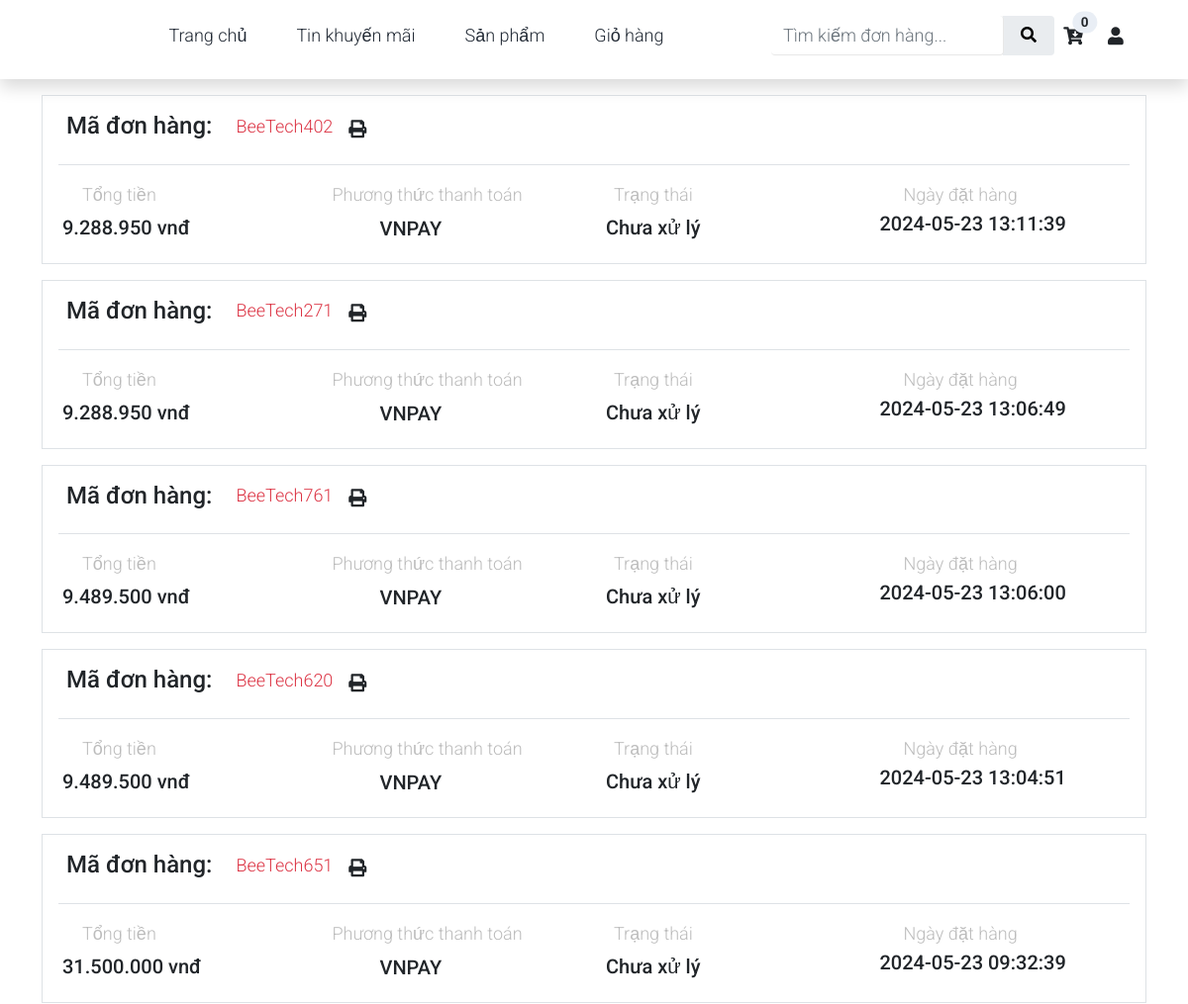
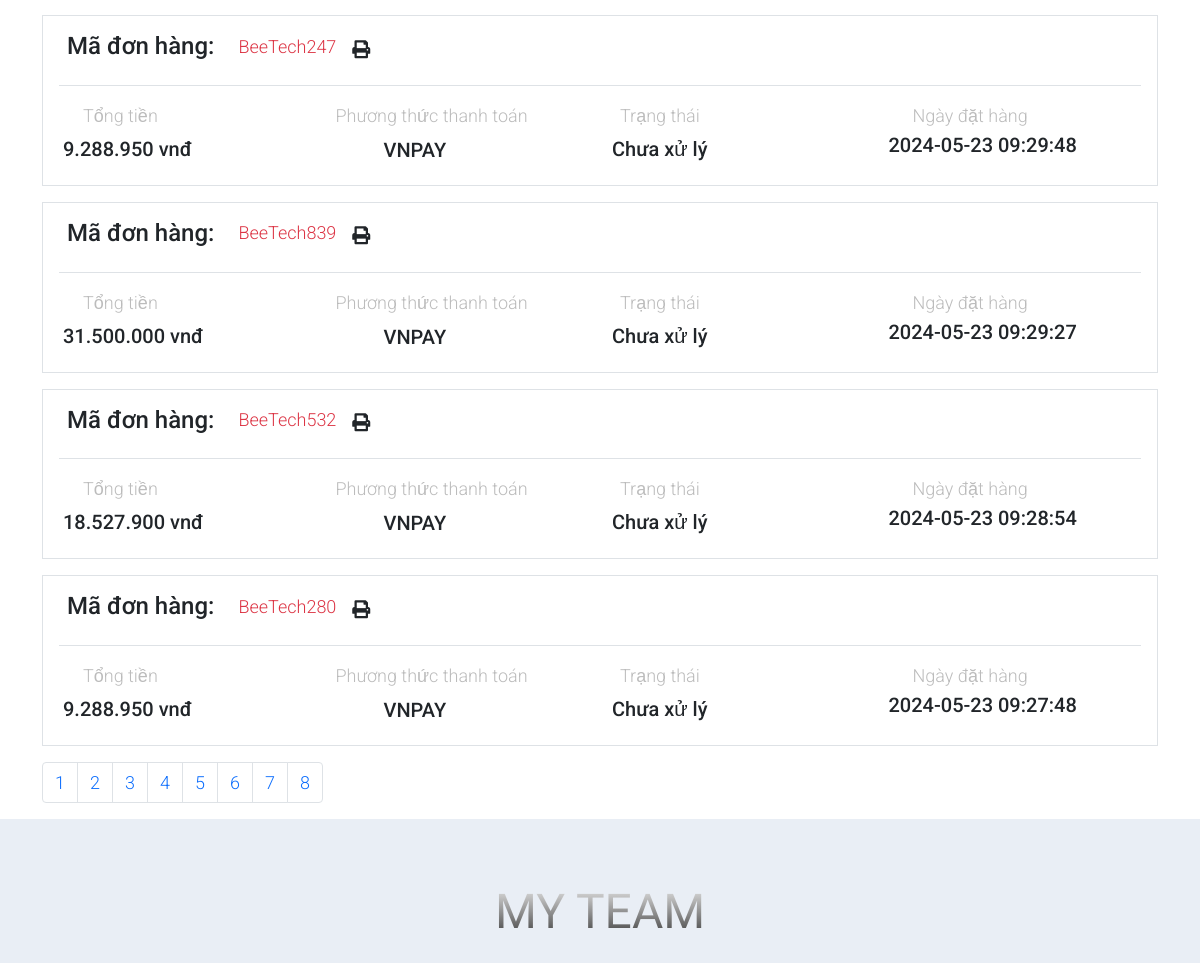
/index.php?act=history (upper part), run on an earlier commit of the app's database (2 pictures, top to bottom).
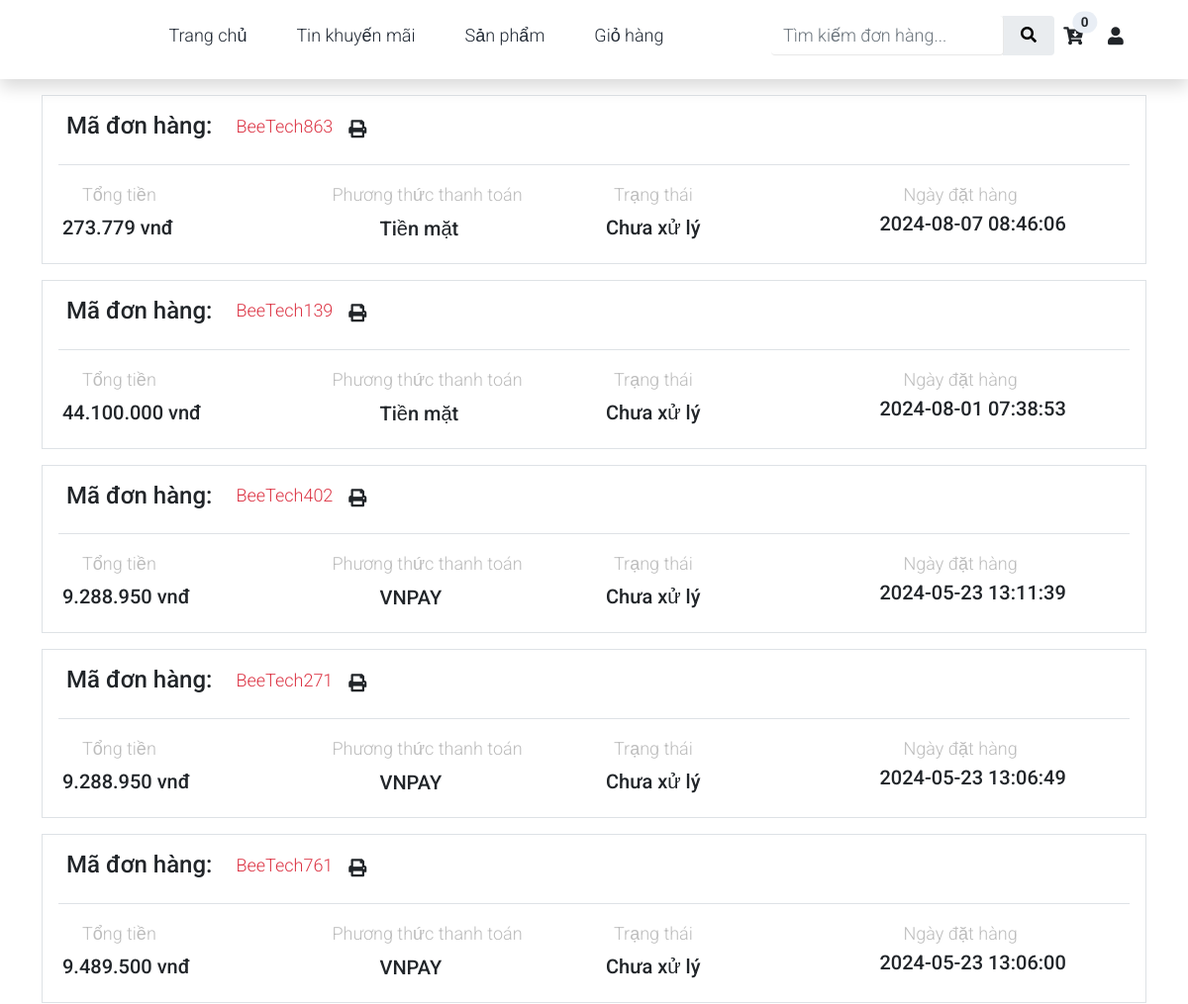
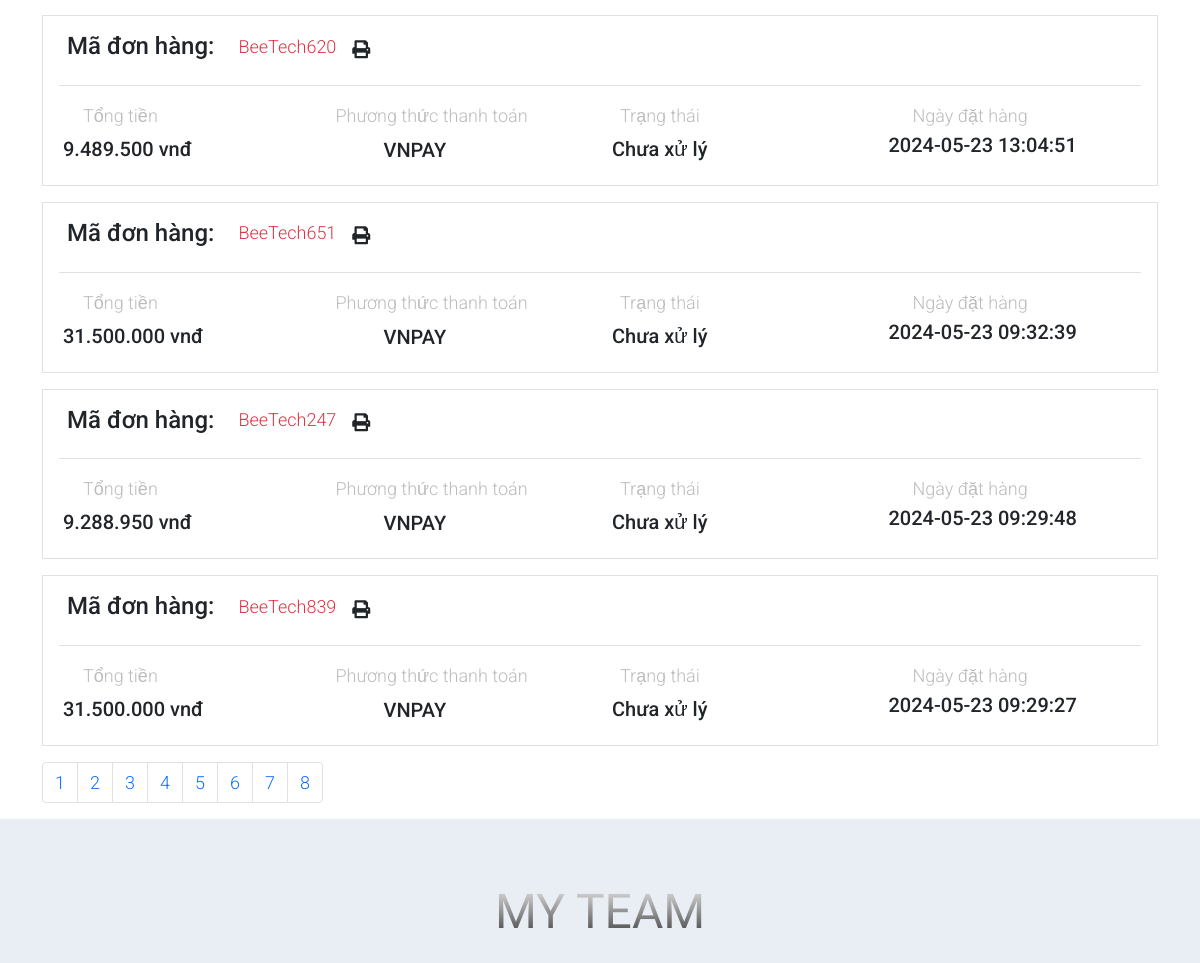
And on a later commit of the database (2 pictures, top to bottom).
### tables this page shows
CREATE TABLE `carts` (
  `cart_id` int(11) NOT NULL,
  `code_cart` varchar(50) NOT NULL,
  `user_id` int(11) NOT NULL,
  `fullname` varchar(100) NOT NULL,
  `address` varchar(100) NOT NULL,
  `email` varchar(100) NOT NULL,
  `telephone` varchar(10) NOT NULL,
  `total` int(11) NOT NULL,
  `pay_method` int(50) NOT NULL COMMENT '1:Tiền mặt;2:Chuyển khoản;3:VNPAY',
  `pay_status` tinyint(1) NOT NULL DEFAULT 0 COMMENT '0: Chưa thanh toán;\r\n1: Đã thanh toán',
  `cart_status` tinyint(1) NOT NULL DEFAULT 0 COMMENT '0: Chưa xử lý;\r\n1: Đã xác nhận; \r\n2: Đang giao hàng\r\n3: Hoàn tất',
  `cart_date` timestamp NOT NULL DEFAULT current_timestamp()
);

### config/db.php (called while the page is built, shortened)
<?php
class Database
{
    private $host = "localhost";
    private $username = "root";
    private $password = "123456";
    private $db = "app";
    private $conn;
    public function __construct()
    {
        $this->conn = new mysqli($this->host, $this->username, $this->password, $this->db);
    }
    public function getConnection()
    {
        return $this->conn;
    }
    public function executeQueryAll($query): array
    {
        $result = $this->conn->query($query);
        $rows = array();
        if ($result && $result->num_rows > 0) {
            while ($row = $result->fetch_assoc()) {
                $rows[] = $row;
            }
        }
        return $rows;
    }
}

### global.php (called while the page is built, shortened)
<?php
$conn = new Database();

### models/cart.php (called while the page is built, shortened)
<?php
class Cart
{
    private $db;
    function __construct($db)
    {
        $this->db = new Database();
    }
    function showcart_byiduser($id_user, $begin)
    {
        $sql = "SELECT * FROM carts where 1";
        $sql .= " order by cart_id desc";
        $sql .= " LIMIT $begin,9";
        $datas = $this->db->executeQueryAll($sql);
        return $datas;
    }
}

### admin/func/switch.php (called while the page is built, shortened)
<?php
function get_paymethod($n)
{
  switch ($n) {
    case '1':
      $method = "Tiền mặt";
      break;
    case '3':
      $method = "VNPAY";
      break;
  }
  return $method;
}
function get_cartstatus2($n)
{
  switch ($n) {
    case '0':
      $method = "Chưa xử lý";
      break;
  }
  return $method;
}

### view/user/history.php (the view, shortened to what this page needs)
<div class="container">
    <?php
    if (empty($showcart)) {
        echo '
                <div class="container mt-5">
            <div class="alert alert-info" role="alert">
                <h4 class="alert-heading">Hiện tại bạn chưa có đơn hàng nào</h4>
                <p>Xin lỗi, hiện tại không có đơn hàng nào được tạo. Bạn có thể thoải mái duyệt qua cửa hàng của chúng tôi để tìm những sản phẩm phù hợp với nhu cầu của mình. Nếu có bất kỳ câu hỏi nào, hãy liên hệ với chúng tôi, chúng tôi luôn sẵn lòng hỗ trợ. Cảm ơn bạn đã ghé thăm cửa hàng của chúng tôi!</p>
                <hr>
                <p class="mb-0">Cảm ơn bạn đã ghé thăm cửa hàng của chúng tôi!</p>
                <div class="text-sm-end mt-2 mt-sm-0">
                        <a href="index.php?act=product" class="btn btn-danger">
                            <i class="mdi mdi-cart-outline me-1"></i>Trang sản phẩm</a>
                    </div>
            </div>
        </div>';
    } else {
        foreach ($showcart as $cart) {
            echo '<div class="border shadow-none my-3">
    <div class="card-body">
        <div class="d-flex align-items-start border-bottom pb-3 justify-content-around">
            <div class="me-4 ms-2">
                <h4>Mã đơn hàng: </h4>
            </div>
            <div class="flex-grow-1 align-self-center overflow-hidden">
                <div class="d-flex">
                    <h5 class="font-size-18">
                    <a href="index.php?act=cartdetails&id=' . $cart['cart_id'] . '" class="text-danger">' . $cart['code_cart'] . '</a></h5>
                    <a class="text-dark" href="./view/user/print.php?cardid=' . $cart['cart_id'] . '" target="_blank"><i class="fa fa-print ms-3" aria-hidden="true"></i></a>
                </div>
            </div>
        </div>
        <div>
            <div class="row">
                <div class="col-md-3">
                    <div class="mt-3">
                        <p class="text-muted mb-2 ms-4">Tổng tiền</p>
                        <h5 id="price" class="mb-0 mt-2 ms-1"><span class="text-muted me-0">
                            </span>' . number_format($cart['total'], 0, ',', '.') . ' vnđ</h5>
                    </div>
                </div>
                <div class="col-md-3">
                    <div class="mt-3">
                        <p class="text-muted mb-2">Phương thức thanh toán</p>
                        <div class="d-inline-flex">
                            <h5 id="price" class="mb-0"><span class="text-muted ms-5">
                                </span>' . get_paymethod($cart['pay_method']) . '</h5>
                        </div>
                    </div>
                </div>
                <div class="col-md-3">
                    <div class="mt-3">
                        <p class="text-muted mb-2 ms-2">Trạng thái</p>
                        <h5><span id="totalPrice">' . get_cartstatus2($cart['cart_status']) . '</span></h5>
                    </div>
                </div>
                <div class="col-md-3">
                    <div class="mt-3">
                        <p class="text-muted mb-1 ms-4">Ngày đặt hàng</p>
                        <h5><span id="totalPrice">' . $cart['cart_date'] . '</span></h5>
                    </div>
                </div>
            </div>
        </div>
    </div>
</div>';
        }
    }
    ?><?php
        if (isset($_SESSION['id_user'])) {
            $id = $_SESSION['id_user'];
            $sqlpage = mysqli_query($conn->getConnection(), "SELECT * FROM carts where `user_id` = $id");
        } else {
            $sqlpage = mysqli_query($conn->getConnection(), "SELECT * FROM carts");
        }
        $count = mysqli_num_rows($sqlpage);
        $trang = ceil($count / 9);
        ?>
    <div class="d-flex justify-content-between">
        <nav aria-label="Page navigation example">
            <ul class="pagination justify-content-end">
                <?php
                for ($j  = 1; $j <= $trang; $j++) {
                    if ($_SESSION['id_user']) {
                ?>
                <li class="page-item"><a class="page-link"
                        href="index.php?act=history&id=<?php echo $id ?>&page=<?php echo $j ?>"><?php echo $j; ?></a>
                </li>
                <?php
                    } else {
                    ?>
                <li class="page-item"><a class="page-link"
                        href="index.php?act=history&page=<?php echo $j ?>"><?php echo $j ?></a>
                </li>
                <?php
                    }
                }
                ?>
            </ul>
        </nav>
    </div>
</div>

### view/layout/header.php (shortened to what this page needs)
<!DOCTYPE html>
<html lang="en">
<head>
    <link rel="stylesheet" href="public/asset/css/bootstrap.min.css" />
    <link rel="stylesheet" href="public/asset/css/templatemo.css" />
    <link href="
https://cdn.jsdelivr.net/npm/sweetalert2@11.10.7/dist/sweetalert2.min.css
" rel="stylesheet">
    <link rel="stylesheet" href="public/asset/css/custom.css" />
    <link rel="stylesheet" href="public/asset/css/fontawesome.min.css" />
</head>
<body>
    <nav class="navbar navbar-expand-lg navbar-light shadow">
        <di class="container d-flex justify-content-between align-items-center">
            <div class="align-self-center collapse navbar-collapse flex-fill d-lg-flex justify-content-lg-between ml"
                id="templatemo_main_nav">
                <div class="flex-fill">
                    <ul class="nav navbar-nav d-flex justify-content-around mx-lg-auto">
                        <li class="nav-item">
                            <a class="nav-link color hover h4" href="index.php">Trang chủ</a>
                        </li>
                        <li class="nav-item">
                            <a class="nav-link color hover h4" href="index.php?act=ad">Tin khuyến mãi</a>
                        </li>
                        <li class="nav-item">
                            <a class="nav-link color hover h4" href="index.php?act=product">Sản phẩm</a>
                        </li>
                        <li class="nav-item">
                            <a class="nav-link color hover h4" href="index.php?act=cart">Giỏ hàng</a>
                        </li>
                    </ul>
                </div>
                <div class="navbar align-self-center justify-content-center d-flex mb-2">
                    <form action="index.php?act=checkcart" method="post">
                        <div class="input-group rounded me-2">
                            <input style="border-top: 1px;border-left: 1px;" type="text" name="search"
                                class="form-control rounded" placeholder="Tìm kiếm đơn hàng..." />
                            <span class="input-group-text border-0" id="search-addon">
                                <button class="border-0 bg-transparent" type="submit" name="submit"><i
                                        class="fas fa-search"></i></button>
                            </span>
                        </div>
                    </form>
                    <a class="nav-icon position-relative text-decoration-none ms-2" href="index.php?act=cart">
                        <i class="fa fa-fw fa-cart-arrow-down text-dark mr-1"></i>
                        <span id="cartItemCount"
                            class="position-absolute top-0 left-100 translate-middle badge rounded-pill bg-light text-dark"></span>
                    </a>
                    <?php
                    if (isset($_SESSION['id_user']) && $_SESSION['id_user'] != "" && $_SESSION['role'] != 1) {
                        $db = new User($conn);
                        $username = $db->getusernamesbyid($_SESSION['id_user']);
                        if ($username) {
                            $words = explode(" ", $username);
                            $numWords = count($words);
                            if ($numWords >= 2) {
                                $lastTwoWords = $words[$numWords - 2] . " " . $words[$numWords - 1];
                                echo '<a class="nav-icon position-relative text-decoration-none" href="index.php?act=userinfo">
                                <div class="d-inline text-nowrap">
                <i class="fa fa-fw fa-user text-dark mr-3"></i>
                <span class="text-dark">' . $lastTwoWords . '</span>
                </div>
            </a>
            <a class="nav-icon position-relative text-decoration-none" href="index.php?act=logout">
                <i class="fa fa-fw fa-sign-out-alt text-dark mr-3"></i>
                <span class="text-dark"></span>
            </a>';
                            } else {
                                echo '<a class="nav-icon position-relative text-decoration-none" href="index.php?act=userinfo">
                <i class="fa fa-fw fa-user text-dark mr-3"></i>
                <span class="text-dark">' . $username . '</span>
            </a>
            <a class="nav-icon position-relative text-decoration-none" href="index.php?act=logout">
                <i class="fa fa-fw fa-sign-out-alt text-dark mr-3"></i>
                <span class="text-dark"></span>
            </a>';
                            }
                        } else {
                            echo '<a class="nav-icon position-relative text-decoration-none" href="index.php?act=userinfo">
            <i class="fa fa-fw fa-user text-dark mr-3"></i>
            <span class="text-dark">' . $_SESSION['username'] . '</span>
        </a>
        <a class="nav-icon position-relative text-decoration-none" href="index.php?act=logout">
            <i class="fa fa-fw fa-sign-out-alt text-dark mr-3"></i>
            <span class="text-dark"></span>
        </a>';
                        }
                    } else {
                        echo '<a class="nav-icon position-relative text-decoration-none" href="index.php?act=login">
        <i class="fa fa-fw fa-user text-dark mr-3"></i>
        <span class="text-dark"></span>
    </a>';
                    }
                    ?>
                </div>
            </div>
    </nav>

### index.php (shortened to what this page needs)
<?php
include 'config/db.php';
include "global.php";
include "models/cart.php";
include "models/comment.php";
include "view/layout/header.php";
include "admin/func/switch.php";
?>
<?php
if ((isset($_GET['act'])) && ($_GET['act'] != "")) {
        $act = $_GET['act'];
        switch ($act) {
                case 'history':
                        $cart = new Cart($conn);
                        if (isset($_GET['page'])) {
                                $page = $_GET['page'];
                        } else {
                                $page = 1;
                        }
                        if ($page == '' || $page == 1) {
                                $begin = 0;
                        } else {
                                $begin = ($page * 9) - 9;
                        }
                        $showcart = $cart->showcart_byiduser($_SESSION['id_user'], $begin);
                        include "view/user/history.php";
                        break;
        }
} else {
        $product = new SanPham($conn);
        $reviews = new Comment($conn);
        $newproduct  = $product->new_product();
        $bestseller = $product->bestseller_product();
        include "view/home/home.php";
}
?>
<?php
include "view/layout/footer.php";
ob_end_flush(); ?>

### view/layout/footer.php (shortened to what this page needs)
<section class="bg-light">
    <div class="container py-5">
        <div class="row text-center py-3">
            <div class="col-lg-6 m-auto">
                <h1 class="h1" id="h1-font"><strong>MY TEAM</strong></h1>
            </div>
        </div>
    </div>
</section>
</body>
</html>

### public/asset/css/templatemo.css (style rules this page uses)
body, ul, li, p, a, label, input, div { font-family: "Roboto", sans-serif; font-size: 18px !important; font-weight: 300 !important; }
.h1 { font-family: "Roboto", sans-serif; font-size: 48px !important; font-weight: 200 !important; }
.text-muted { color: #bcbcbc !important; }
.bg-light { background-color: #e9eef5 !important; }
#templatemo_main_nav a { color: #212934; }
#templatemo_main_nav .navbar .nav-icon { margin-right: 20px; }
.form-control { border: 1px solid #e8e8e8; }
@media (min-width: 768px) { #templatemo_main_nav .navbar-nav { max-width: 450px; } }
@media (min-width: 992px) { #templatemo_main_nav .navbar-nav { max-width: 550px; } }

### public/asset/css/custom.css (style rules this page uses)
body { padding: 0; margin: 0; }
#h1-font { font-family: Agbalumo; background: -webkit-linear-gradient(#eee, #333); -webkit-background-clip: text; -webkit-text-fill-color: transparent; }
.color { font-weight: bold; }
.form-control { width: 400px; }
.navbar { flex-wrap: nowrap; }
.ml { margin-left: 20px; }
.hover { text-decoration: none; position: relative; color: #000; }
.hover::before { content: ""; position: absolute; width: 100%; height: 1.5px; bottom: 0; left: 0; background-color: coral; visibility: hidden; transform: scaleX(0); transition: transform 0.5s ease-in-out, visibility 0.5s ease-in-out; }
.font-size-18 { font-size: 18px !important; }
a { text-decoration: none !important; }

What changed in the data, as far as the page shows it:
no longer on this page (row unchanged): carts: code_cart "BeeTech532", total "18.527.900", pay_method "VNPAY", cart_status "Chưa xử lý", cart_date "2024-05-23 09:28:54"
no longer on this page (row unchanged): carts: code_cart "BeeTech280", total "9.288.950", pay_method "VNPAY", cart_status "Chưa xử lý", cart_date "2024-05-23 09:27:48"
added carts: code_cart "BeeTech863", total "273.779", pay_method "Tiền mặt", cart_status "Chưa xử lý", cart_date "2024-08-07 08:46:06"
added carts: code_cart "BeeTech139", total "44.100.000", pay_method "Tiền mặt", cart_status "Chưa xử lý", cart_date "2024-08-01 07:38:53"
